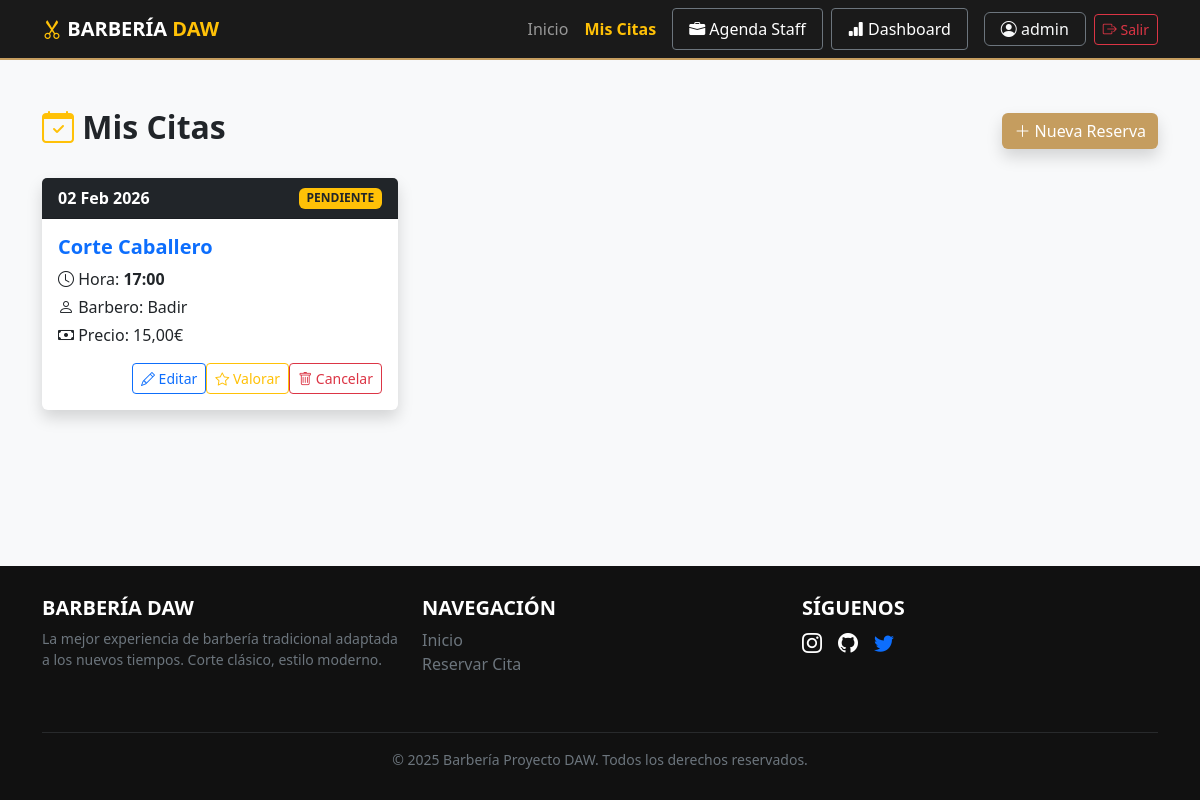
Page /mis-citas/ (signed in) on the earlier database version.
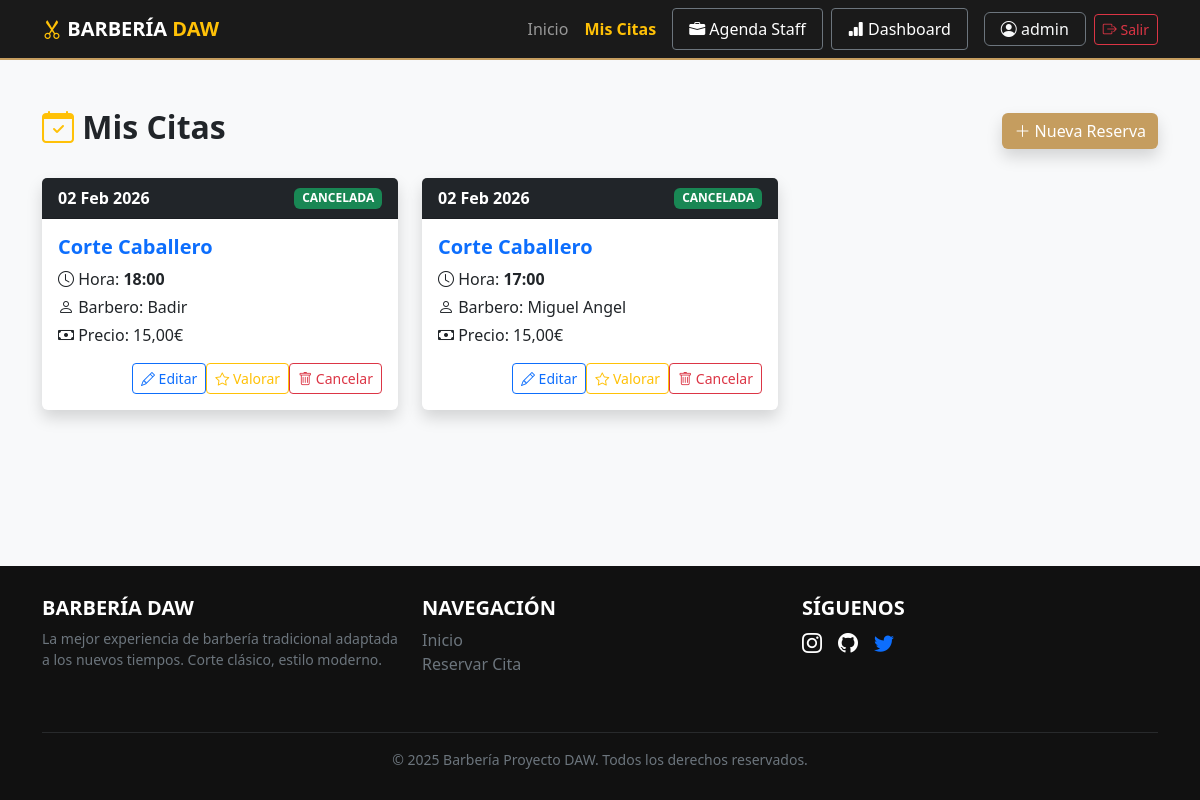
Same page on the later database version.
### gestion_citas/models.py (models this page shows, shortened)
class Cita(models.Model):
    ESTADOS = [
        ("PENDIENTE", "Pendiente"),
        ("CONFIRMADA", "Confirmada"),
        ("CANCELADA", "Cancelada"),
    ]
    usuario = models.ForeignKey(Usuario, on_delete=models.CASCADE, related_name="citas")
    barbero = models.ForeignKey(Barbero, on_delete=models.CASCADE)
    servicio = models.ForeignKey(Servicio, on_delete=models.CASCADE)
    fecha = models.DateField()
    hora = models.TimeField()
    estado = models.CharField(max_length=20, choices=ESTADOS, default="PENDIENTE")
    notas = models.TextField(blank=True, null=True)
    class Meta:
        ordering = ["fecha", "hora"]

class Servicio(models.Model):
    nombre = models.CharField(max_length=100)
    descripcion = models.TextField(blank=True, null=True)
    precio = models.DecimalField(max_digits=6, decimal_places=2)
    duracion = models.PositiveIntegerField(help_text="Duración en minutos")

class Barbero(models.Model):
    nombre = models.CharField(max_length=100)
    apellido = models.CharField(max_length=100)
    foto = models.ImageField(upload_to="barberos/", blank=True, null=True)
    experiencia = models.PositiveIntegerField(help_text="Años de experiencia")
    especialidades = models.ManyToManyField(Servicio, related_name="barberos")

### gestion_citas/views.py (the view)
# urls.py: path('mis-citas/', views.mis_citas, name='mis_citas'),
@login_required
def mis_citas(request):
    citas = Cita.objects.filter(usuario=request.user).order_by("-fecha", "-hora")
    return render(request, "gestion_citas/citas/mis_citas.html", {"citas": citas})

### gestion_citas/templates/gestion_citas/citas/mis_citas.html (shortened to what this page needs)
{% extends 'gestion_citas/base.html' %}
{% block content %}
<div class="container py-5">
    <div class="d-flex justify-content-between align-items-center mb-4">
        <h2 class="fw-bold"><i class="bi bi-calendar-check text-warning"></i> Mis Citas</h2>
        <a href="{% url 'reservar_cita' %}" class="btn btn-gold shadow">
            <i class="bi bi-plus-lg"></i> Nueva Reserva
        </a>
    </div>
    {% if citas %}
        <div class="row">
            {% for cita in citas %}
            <div class="col-md-6 col-lg-4 mb-4">
                <div class="card shadow border-0 h-100">
                    <div class="card-header bg-dark text-white d-flex justify-content-between align-items-center">
                        <span class="fw-bold">{{ cita.fecha|date:"d M Y" }}</span>
                        <span class="badge {% if cita.estado == 'PENDIENTE' %}bg-warning text-dark{% else %}bg-success{% endif %}">
                            {{ cita.estado }}
                        </span>
                    </div>
                    <div class="card-body">
                        <h5 class="card-title text-primary fw-bold">{{ cita.servicio.nombre }}</h5>
                        <p class="mb-1"><i class="bi bi-clock"></i> Hora: <strong>{{ cita.hora|time:"H:i" }}</strong></p>
                        <p class="mb-1"><i class="bi bi-person"></i> Barbero: {{ cita.barbero.nombre }}</p>
                        <p class="mb-3"><i class="bi bi-cash"></i> Precio: {{ cita.servicio.precio }}€</p>
                        <div class="d-flex justify-content-end mt-3">
                            <a href="{% url 'editar_cita' cita.id %}" class="btn btn-outline-primary btn-sm">
                                <i class="bi bi-pencil"></i> Editar
                            </a>
                            <a href="{% url 'dejar_resena' cita.barbero.id %}" class="btn btn-outline-warning btn-sm" title="Dejar una reseña">
                                <i class="bi bi-star"></i> Valorar
                            </a>
                            <form action="{% url 'cancelar_cita' cita.id %}" method="post" onsubmit="return confirm('¿Seguro que quieres cancelar esta cita?');">
                                <button type="submit" class="btn btn-outline-danger btn-sm">
                                    <i class="bi bi-trash"></i> Cancelar
                                </button>
                            </form>
                        </div>
                    </div>
                </div>
            </div>
            {% endfor %}
        </div>
    {% endif %}
</div>
{% endblock %}

Differences in the rows shown:
changed Cita "Badir": estado "PENDIENTE" → "CANCELADA"; hora "17:00" → "18:00"
added Cita: fecha "02 Feb 2026", estado "CANCELADA", servicio.nombre "Corte Caballero", hora "17:00", barbero.nombre "Miguel Angel", servicio.precio "15,00"
